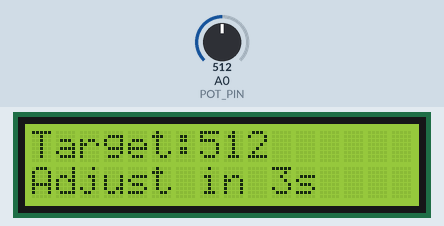
This sketch was run on a simulated Arduino Uno, built with avr-gcc and run on an emulated ATmega328P. On the bench: 16×2 character LCD. The test bench sets the inputs (shaded band); at power-on: A0 (POT_PIN) = 512. Random numbers use the default seed unless the sketch sets one.

Above: at 2.7 s.
2.8 s: A0 (POT_PIN) set to 716
At 4.9 s:
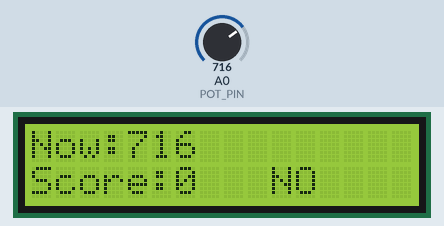
14.7 s: A0 (POT_PIN) set to 900
At 15.9 s:
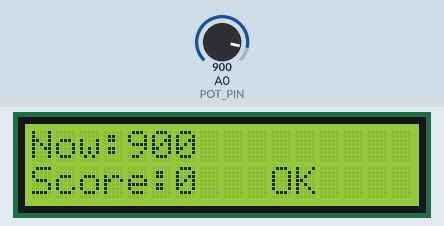
21.5 s: A0 (POT_PIN) set to 1023
At 25.7 s:
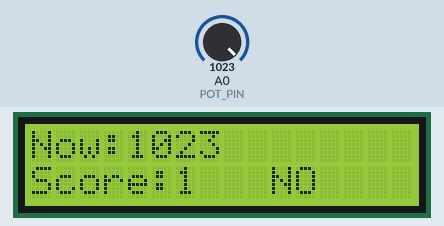
Timing chart, 0 to 27.2 s (numbered marks = the images above; inputs shaded):
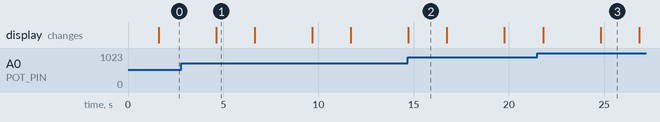

The sketch:

lesson-24_Guess_the_Value_Game.ino
```cpp
#include <Wire.h>
#include "Adafruit_LiquidCrystal.h"

// ========== Pin Definitions ==========
#define POT_PIN A0

// ========== LCD Object ==========
Adafruit_LiquidCrystal lcd(0);

// ========== Variables ==========
int targetValue = 0;
int currentValue = 0;
int score = 0;

// ========== Setup ==========
void setup() {
  randomSeed(analogRead(A1));   // Random seed

  lcd.begin(16, 2);
  lcd.setBacklight(1);
  lcd.clear();

  lcd.setCursor(0, 0);
  lcd.print("Pot Guess Game");
  delay(1500);
  lcd.clear();
}

// ========== Main Loop ==========
void loop() {

  // Generate target value
  targetValue = random(0, 1024);

  lcd.clear();
  lcd.setCursor(0, 0);
  lcd.print("Target:");
  lcd.print(targetValue);

  lcd.setCursor(0, 1);
  lcd.print("Adjust in 3s");

  delay(3000);   // Give player time to adjust potentiometer

  // Read potentiometer value
  currentValue = analogRead(POT_PIN);

  lcd.clear();
  lcd.setCursor(0, 0);
  lcd.print("Now:");
  lcd.print(currentValue);

  lcd.setCursor(0, 1);
  lcd.print("Score:");
  lcd.print(score);

  // Compare values
  if (abs(currentValue - targetValue) <= 10) {
    score++;
    lcd.setCursor(10, 1);
    lcd.print("OK");
  } else {
    lcd.setCursor(10, 1);
    lcd.print("NO");
  }

  delay(2000);
}
```

Measured:
- what the display in image 1 shows lasts 2.1 s, from 4.6 s to 6.7 s
